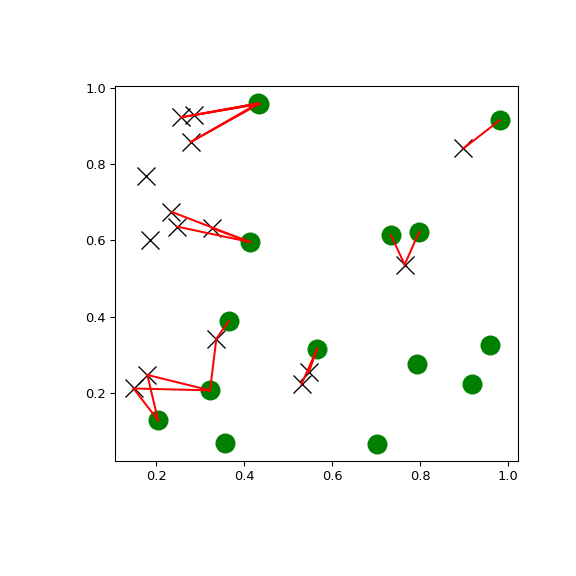

This figure's Python source:
# You can search all pairs of points between two kd-trees within a distance:

import matplotlib.pyplot as plt
import numpy as np
from scipy.spatial import KDTree
np.random.seed(21701)
points1 = np.random.random((15, 2))
points2 = np.random.random((15, 2))
plt.figure(figsize=(6, 6))
plt.plot(points1[:, 0], points1[:, 1], "xk", markersize=14)
plt.plot(points2[:, 0], points2[:, 1], "og", markersize=14)
kd_tree1 = KDTree(points1)
kd_tree2 = KDTree(points2)
indexes = kd_tree1.query_ball_tree(kd_tree2, r=0.2)
for i in range(len(indexes)):
    for j in indexes[i]:
        plt.plot([points1[i, 0], points2[j, 0]],
            [points1[i, 1], points2[j, 1]], "-r")
plt.show()
